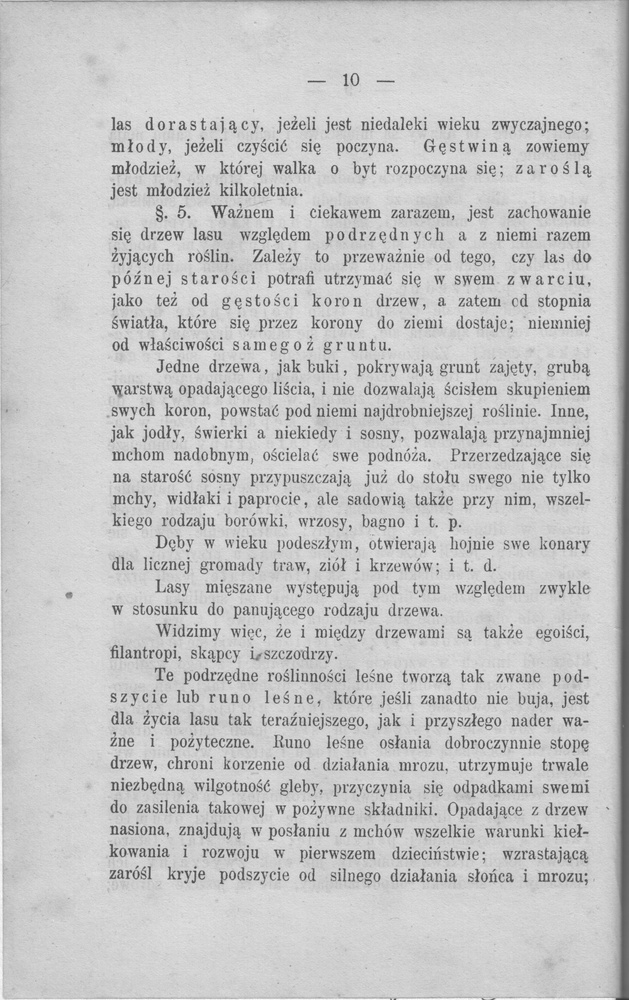
#> input picture data/test.jpg, 629 x 1000 px, shrunk from 5991 x 9532 before the run
$ python find_lines.py
#> lines starting #> are read from the running program, lines starting #| are printed output that depends on the picture; after the words box and inside, x2 and y2 are one past the last pixel; in counts of white or black regions, pixels touching at a corner belong together
import cv2
import numpy as np
import pytesseract
from PIL import Image


def contains(big_x, big_y, big_w, big_h, s_x, s_y, s_w, s_h):
    return big_x <= s_x and big_y <= s_y and (big_x + big_w) >= (s_x + s_w) and (big_y + big_h) >= (s_y + s_h)


def find_lines(image):
    # read image
#> called with image = 'test.jpg'
    img = cv2.imread(image)
#> img is the input picture: shape (1000, 629, 3); min 56, max 255, mean 197.4
    gray = cv2.cvtColor(img, cv2.COLOR_BGR2GRAY)
    result_image = img.copy()

    # create sharp negative
    blur = cv2.GaussianBlur(gray, (13, 13), 0)
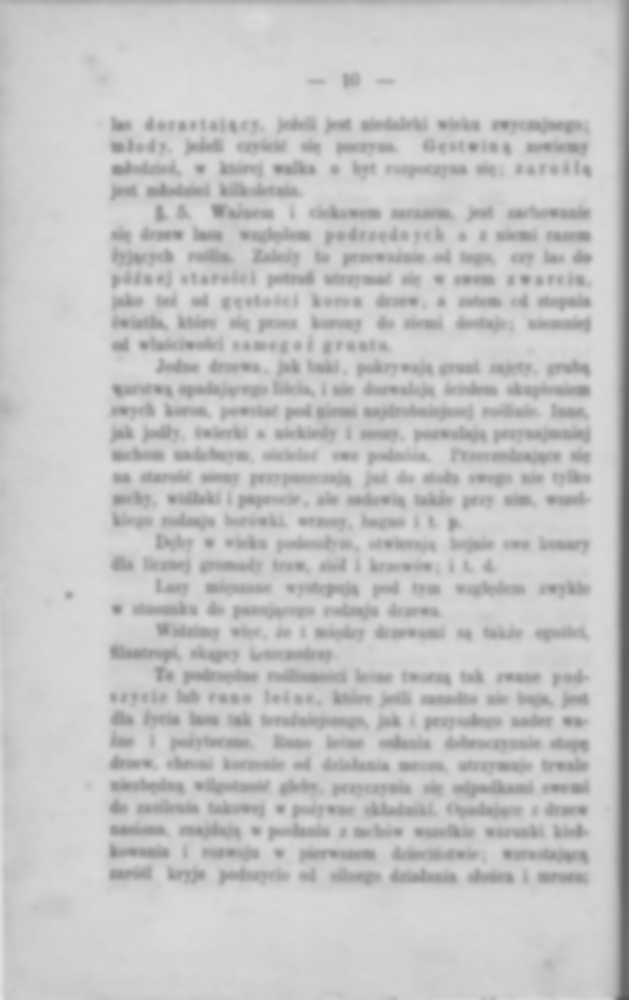
#> blur: shape (1000, 629); min 84, max 226, mean 197.4

    cv2.imwrite("blur.png", blur)
    th, threshed = cv2.threshold(blur, 127, 255, cv2.THRESH_BINARY_INV + cv2.THRESH_OTSU)
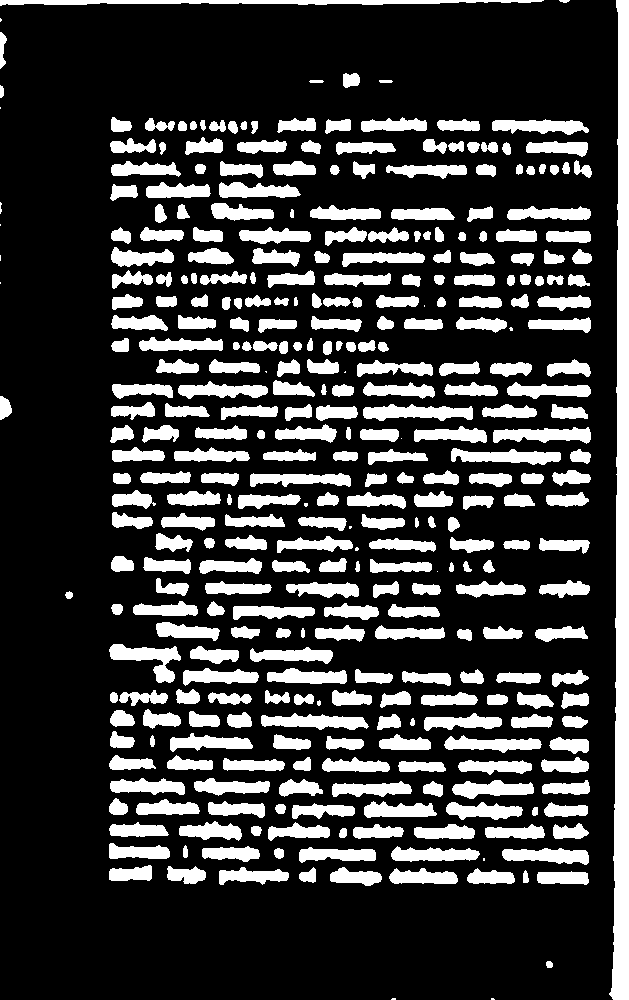
#> threshed: shape (1000, 629); 23.3% white; 355 white regions (19 under 20 px), largest, box (x1, y1, x2, y2) and area: (609, 0, 629, 1000) 12906, (0, 0, 544, 6) 2106, (363, 404, 473, 421) 1240
#> th = 187
    cv2.imwrite("treshed.png", threshed)

    ## get boundaries of whole block of text
    kernel = np.ones((100, 100), np.uint8)
    dilation = cv2.dilate(threshed, kernel, iterations=1)
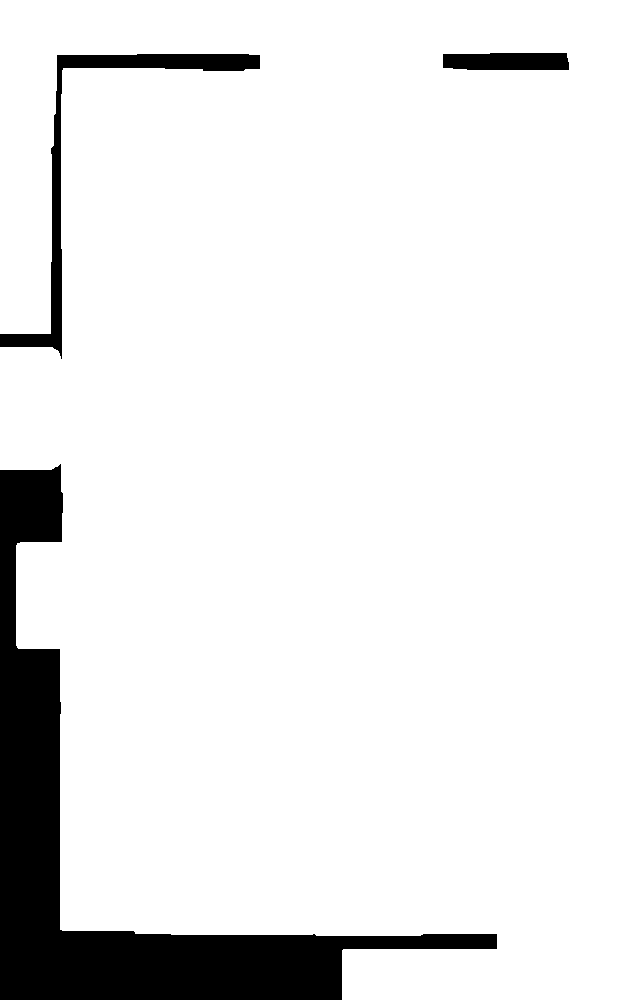
#> dilation: shape (1000, 629); 91.1% white; 3 black regions

    contours, hierarchy = cv2.findContours(dilation, cv2.RETR_EXTERNAL, cv2.CHAIN_APPROX_NONE)
#> contours = 1 contour; box (x1, y1, x2, y2) and area: (0, 0, 629, 1000) 572450

    text_block_x, text_block_y, text_block_w, text_block_h = -1, -1, -1, -1

    for cnt in contours:
        x, y, w, h = cv2.boundingRect(cnt)
        if text_block_x == -1:
            text_block_x, text_block_y, text_block_w, text_block_h = x, y, w, h
        if text_block_w <= w and text_block_h <= h:
            text_block_x, text_block_y, text_block_w, text_block_h = x, y, w, h
#> this loop made 1 pass
#> (x, y, w, h, text_block_x, text_block_y, text_block_w, text_block_h) on pass 1: (0, 0, 629, 1000, 0, 0, 629, 1000)
#> after the loop, text_block_h = 1000; text_block_w = 629; text_block_x = 0; text_block_y = 0

    cv2.rectangle(result_image, (text_block_x, text_block_y),
                  (text_block_x + text_block_w, text_block_y + text_block_h), (255, 0, 0), 2)
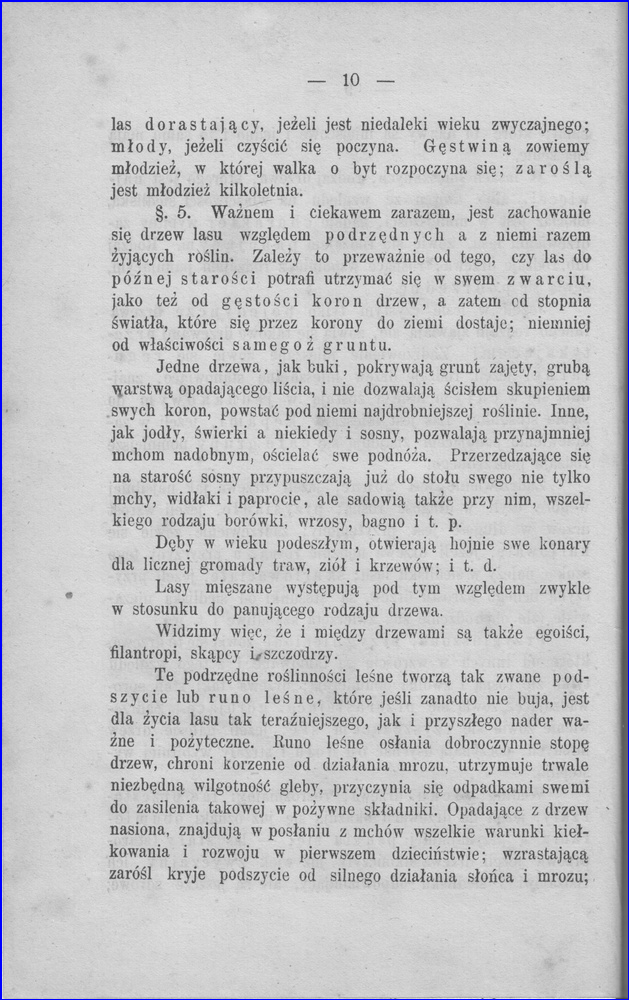
#> result_image: shape (1000, 629, 3); 0.78% of pixels changed, all inside (x1, y1, x2, y2) = (0, 0, 629, 1000)

    ## get boundaries of words
    kernel = np.ones((20, 50), np.uint8)
    dilation = cv2.dilate(threshed, kernel, iterations=1)
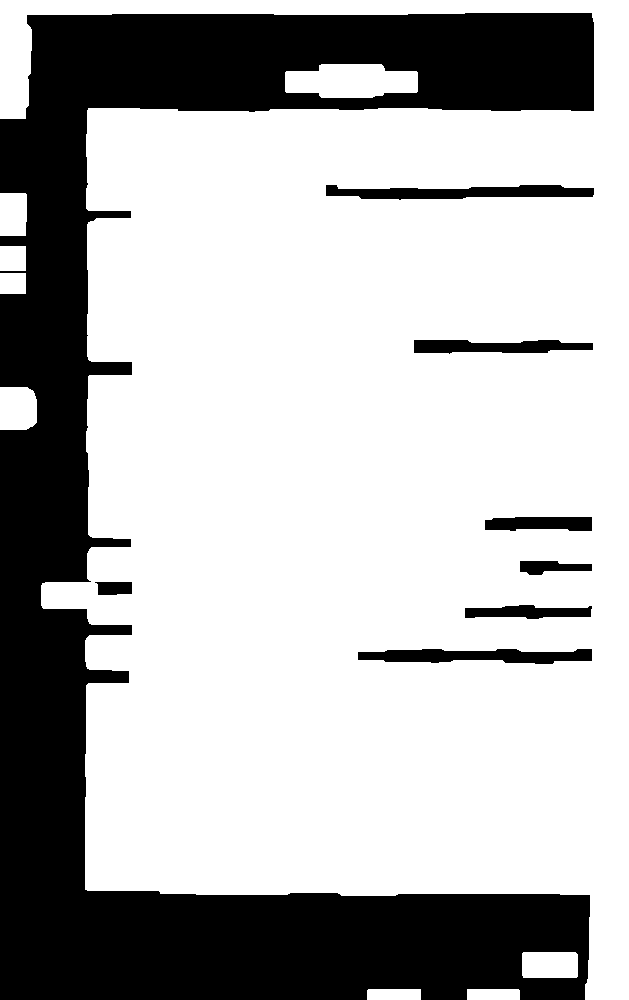
#> dilation: shape (1000, 629); 70.5% white; 8 black regions

    contours, hierarchy = cv2.findContours(dilation, cv2.RETR_EXTERNAL, cv2.CHAIN_APPROX_NONE)
#> contours = 9 contours; largest, box (x1, y1, x2, y2) and area: (0, 0, 629, 1000) 441444, (285, 64, 418, 98) 3518, (0, 387, 37, 430) 1442, (522, 952, 578, 978) 1370, (0, 193, 27, 236) 1078
    pytesseract.pytesseract.tesseract_cmd = r'C:\Program Files\Tesseract-OCR\tesseract'

    words = []
    for cnt in contours:
        x, y, w, h = cv2.boundingRect(cnt)
        let_to_rec = Image.fromarray(threshed[y:(y + h), x:(x + w)].astype(np.uint8))
        rec_lett = pytesseract.image_to_string(let_to_rec, config='--psm 8', lang='pol')  # recognize the letter
        print(rec_lett)
        cv2.imshow("letter", threshed[y:(y + h), x:(x + w)])
        cv2.waitKey(0)
        if contains(text_block_x, text_block_y, text_block_w, text_block_h, x, y, w, h):
            words.append((x, y, w, h, []))
            cv2.rectangle(result_image, (x, y), (x + w, y + h), (0, 255, 0), 2)
#> this loop made 1 pass
#> (x, y, w, h) on pass 1: (467, 989, 53, 11)
#> after the loop, words = []

    ## get boundaries of characters
    kernel = np.ones((7, 7), np.uint8)
    dilation = cv2.dilate(threshed, kernel, iterations=1)
    cv2.imwrite("dilation.png", dilation)

    # preparing data set with letters
    letters = {}
    # [5 lines of commented-out code are left out]

    contours, hierarchy = cv2.findContours(dilation, cv2.RETR_EXTERNAL, cv2.CHAIN_APPROX_NONE)

    for cnt in contours:
        x, y, w, h = cv2.boundingRect(cnt)

        let_to_rec = Image.fromarray(threshed[y:(y + h), x:(x + w)].astype(np.uint8))
        cv2.imshow("letter", threshed[y:(y + h), x:(x + w)])
        cv2.waitKey(0)
        rec_lett = pytesseract.image_to_string(threshed[y:(y + h), x:(x + w)], config='--psm 10',
                                               lang='pol')  # recognize the letter
        print(rec_lett)
        if rec_lett not in letters:
            letters[rec_lett] = []
        letters[rec_lett].append((x, y, w, h))

        if contains(text_block_x, text_block_y, text_block_w, text_block_h, x, y, w, h):
            for word in words:
                if contains(word[0], word[1], word[2], word[3], x, y, w, h):
                    word[4].append((x, y, w, h))
            # words.append((x,y,w,h))
            cv2.rectangle(result_image, (x, y), (x + w, y + h), (0, 0, 255), 2)

    cv2.imwrite("conturs.png", result_image)

    hist = np.mean(threshed, axis=1)
    print(hist)
    # plt.plot(hist)

    th_strict = np.mean(threshed)
    th_lose = np.min(hist) * 2
    print(th_strict)
    print(th_lose)
    # plt.show()
    H, W = img.shape[:2]
    upuppers = [y for y in range(text_block_y, text_block_y + text_block_h, 1) if
                hist[y] <= th_lose and hist[y + 1] > th_lose]
    lolowers = [y for y in range(text_block_y, text_block_y + text_block_h, 1) if
                hist[y] > th_lose and hist[y + 1] <= th_lose]
    uppers = [y for y in range(text_block_y, text_block_y + text_block_h, 1) if
              hist[y] <= th_strict and hist[y + 1] > th_strict]
    lowers = [y for y in range(text_block_y, text_block_y + text_block_h, 1) if
              hist[y] > th_strict and hist[y + 1] <= th_strict]

    for y in upuppers:
        cv2.line(result_image, (0, y), (W, y), (0, 0, 0), 1)

    for y in lolowers:
        cv2.line(result_image, (0, y), (W, y), (0, 250, 250), 1)

    for y in uppers:
        cv2.line(result_image, (0, y), (W, y), (0, 0, 0), 3)

    for y in lowers:
        cv2.line(result_image, (0, y), (W, y), (0, 250, 250), 3)

    cv2.imwrite("result.png", result_image)
    text_lines = create_lines(words, uppers, lowers)
    final = move_letters(text_lines, img)

    cv2.imwrite("final.png", final)


# [53 lines left out: functions found_proper_line, create_lines, move_letters, not called in this run]


find_lines("test.jpg")
#> (the call stopped at in find_lines, `rec_lett = pytesseract.image_to_string(let_to_rec, config='--psm 8', l..`: pytesseract is not available in this run)
